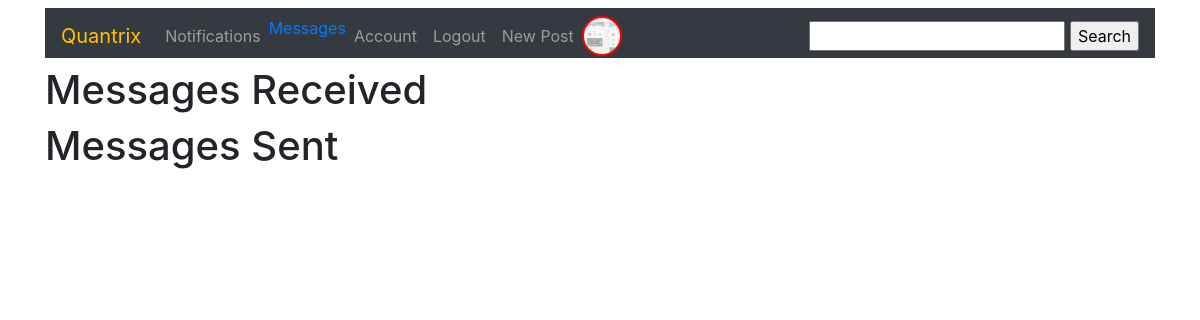
/messages (signed in), run on an earlier commit of the app's database.
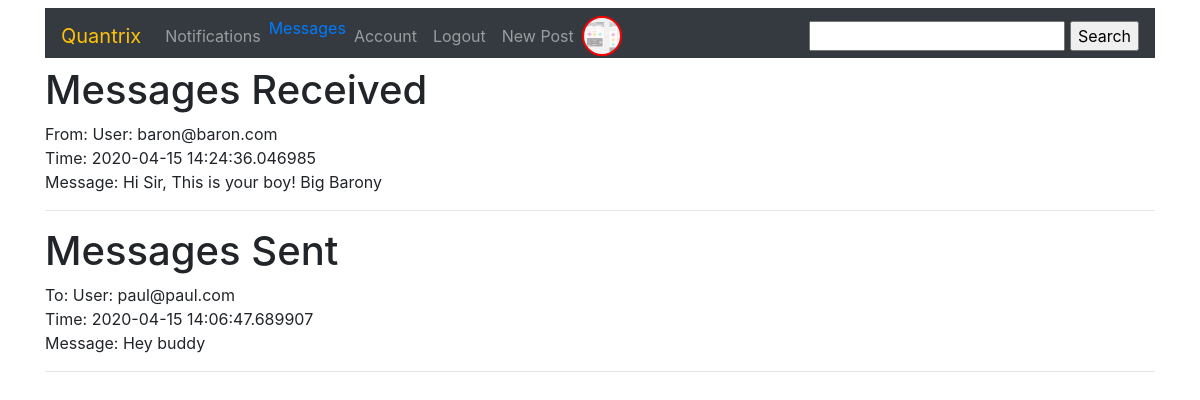
And on a later commit of the database.
### quandromy/database.py (models this page shows, shortened)
class Message(db.Model):
    id = db.Column(db.Integer, primary_key=True)
    sender_id = db.Column(db.Integer, db.ForeignKey('users.id'))
    recipient_id = db.Column(db.Integer, db.ForeignKey('users.id'))
    body = db.Column(db.String(140))
    timestamp = db.Column(db.DateTime, index=True, default=datetime.utcnow)
    def __repr__(self):
        return f'Message: {self.body}'

class User(db.Model, UserMixin): #The users mixing class helps in user management. We inherit the "is_authenticated" method from here
    __tablename__ = 'users'
    __searchable__ = ['fullname', 'username']
    id = db.Column(db.Integer, primary_key = True)
    fullname = db.Column(db.String(100), nullable = False)
    username = db.Column(db.String(20), unique = True, nullable = False, index = True)
    role_id = db.Column(db.Integer, db.ForeignKey('roles.id'))
    email = db.Column(db.String(120), unique = True, nullable = False, index = True)
    country = db.Column(db.String(200))
    about_me = db.Column(db.Text())
    member_since = db.Column(db.DateTime(), default=datetime.utcnow)
    last_seen = db.Column(db.DateTime(), default=datetime.utcnow)
    image_file = db.Column(db.String(20), nullable = False, default = 'default.png')
    last_message_read_time = db.Column(db.DateTime)
    password = db.Column(db.String(60), nullable = False)
    comments = db.relationship('Comment', backref='author', lazy='dynamic')
    Report = db.relationship('Report', backref='author', lazy='dynamic')
    Post = db.relationship('Post', backref = 'author', lazy = 'dynamic')
    followed = db.relationship('Follow',
                               foreign_keys=[Follow.follower_id],               #SQLAlchemy cannot use the association table transparently because that will not give
                               backref=db.backref('follower', lazy='joined'),   #the application access to the custom fields in it. Instead, the many-to-many relationship
                               lazy='dynamic',                                  #must be decomposed into the two basic one-to-many relationships for the left
                               cascade='all, delete-orphan')                    #and right sides, and these must be defined as standard relationships.
    followers = db.relationship('Follow',
                                foreign_keys=[Follow.followed_id],
                                backref=db.backref('followed', lazy='joined'),
                                lazy='dynamic',
                                cascade='all, delete-orphan')
    messages_sent = db.relationship('Message',
                                    foreign_keys='Message.sender_id',
                                    backref='sender', lazy='dynamic')
    messages_received = db.relationship('Message',
                                        foreign_keys='Message.recipient_id',
                                        backref='recipient', lazy='dynamic')
    def new_messages(self):
        last_read_time = self.last_message_read_time or datetime(1900, 1, 1)
        return Message.query.filter_by(recipient=self).filter(
            Message.timestamp > last_read_time).count()
    staticmethod
    def __repr__(self):
        return f'User: {self.username}'

### quandromy/users/routes.py (the view)
@users.route('/messages')
@login_required
def messages():
    current_user.last_message_read_time = datetime.utcnow()
    db.session.commit()
    messages_rec = current_user.messages_received.order_by(
        Message.timestamp.desc())
    messages_sent = current_user.messages_sent.order_by(
        Message.timestamp.desc())
    return render_template('users/messages.html', messages_rec=messages_rec, messages_sent = messages_sent)

### quandromy/main/forms.py
class SearchForm(FlaskForm):
    search = StringField('search', validators=[DataRequired()])

### quandromy/main/__init__.py (called while the page is built)
@main.app_context_processor
def inject_permissions():
    return dict(Permission=Permission)

### quandromy/users/routes.py (called while the page is built)
@users.before_request
def before_request():
    if current_user.is_authenticated:
        current_user.last_seen = datetime.utcnow()
        db.session.commit()
        g.search_form = SearchForm()

@login_manager.user_loader #This is reuqired to manage users by their ID's
def load_user(user_id):
    return User.query.get(int(user_id))

### quandromy/templates/users/messages.html (shortened to what this page needs)
{% extends 'base.html'%}
{% block div %}
<h1>{{('Messages Received') }}</h1>
{% for mess in messages_rec %}
    <div>From: {{mess.sender}}</div>
    <div>Time: {{mess.timestamp}}</div>
    <div>{{mess}}</div>
    <hr>
{% endfor %}
<h1>{{('Messages Sent') }}</h1>
{% for mess in messages_sent %}
    <div>To: {{mess.recipient}}</div>
    <div>Time: {{mess.timestamp}}</div>
    <div>{{mess}}</div>
    <hr>
{% endfor %}
{% endblock %}

What changed in the data, as far as the page shows it:
added Message: sender "User: baron@baron.com", timestamp "2020-04-15 14:24:36.046985", body "Message: Hi Sir, This is your boy! Big Barony", shown under "Messages Received"
added Message: recipient "User: paul@paul.com", timestamp "2020-04-15 14:06:47.689907", body "Message: Hey buddy", shown under "Messages Sent"
